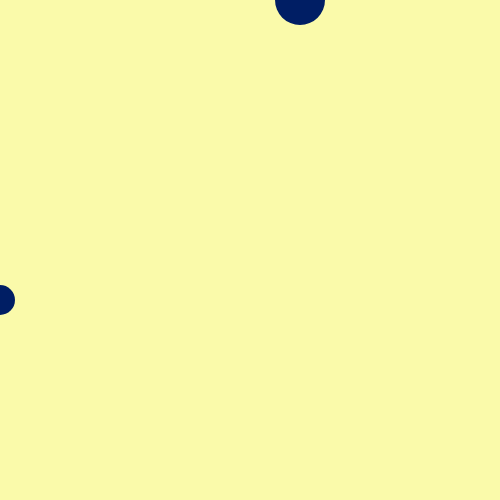
Frame 1 (no input)
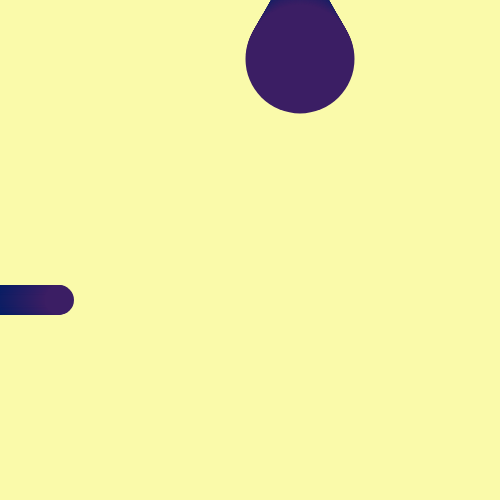
Frame 60 (no input)
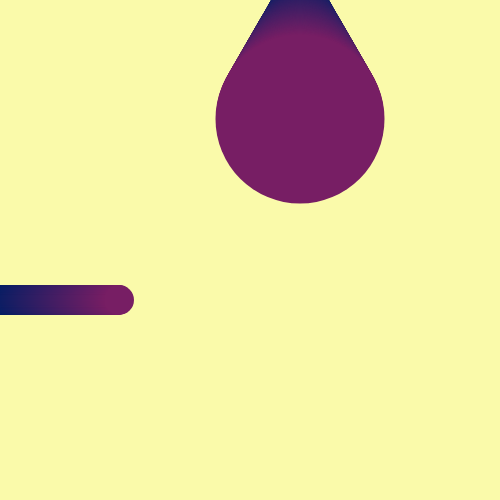
Frame 120 (the mouse pressed at the canvas centre since frame 60)

The p5.js sketch that drew these frames (run headless with seeded random() and noise() and a simulated clock; from frame 60 on, the mouse is pressed at the canvas centre):

// p5.js sketch
// ── sketch.js
var circle1 = {
    x: 0,
    y: 300,
    diameter: 30
};

var circle2 = {
    x: 300,
    y: 0,
    diameter: 50
};

function setup() {
  // put setup code here
    createCanvas(500,500);
     background(250,250,170);
}

function draw() {
  // put drawing code here
   
    fill(circle1.x,30,100);
    noStroke();
    ellipse(circle1.x, circle1.y, circle1.diameter, circle1.diameter);
    ellipse(circle2.x, circle2.y, circle2.diameter, circle2.diameter);
    circle1.x = circle1.x + 1;
    circle2.diameter = circle2.diameter + 1;
    circle2.y = circle2.y + 1;
    
    
}
